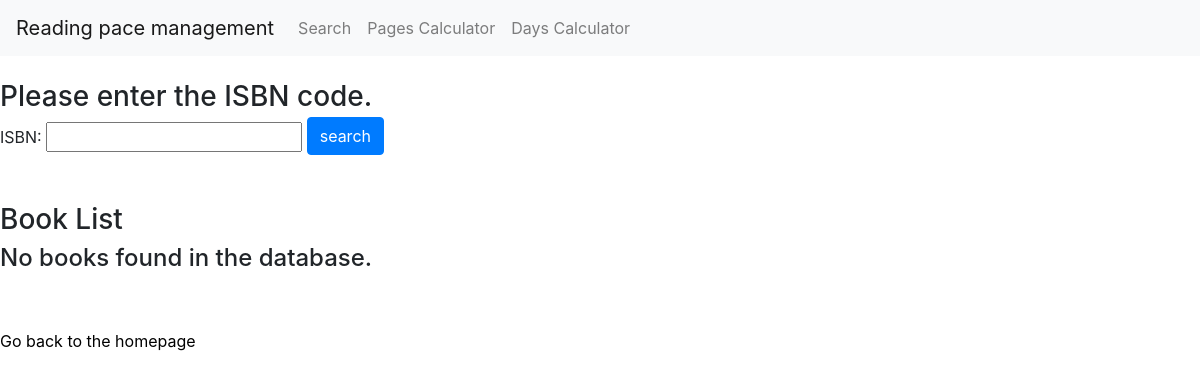
Before: /search with the older database file.
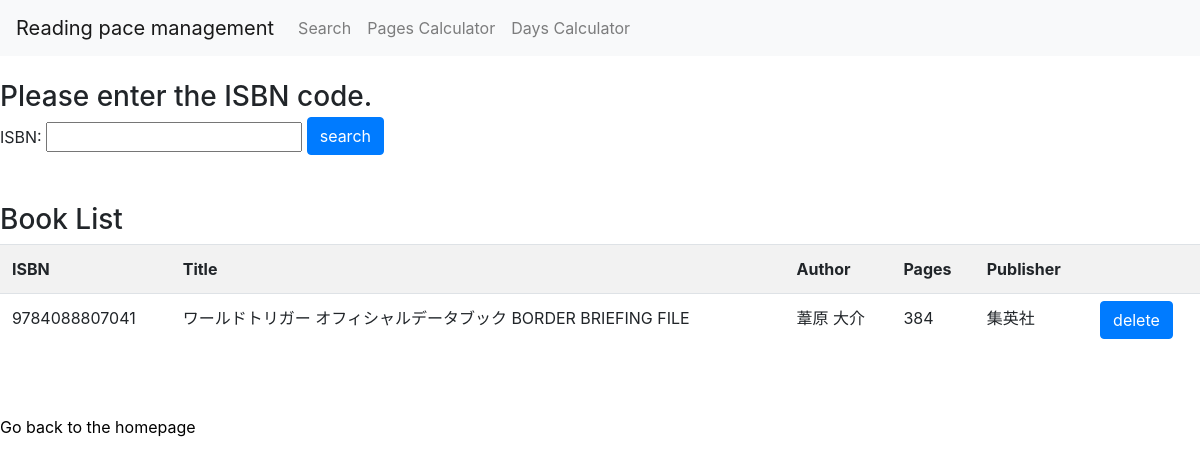
After: the same page with the newer database file.
### tables this page shows
CREATE TABLE 'books' ('isbn' INTEGER,
            title TEXT,
            author TEXT,'pages' INTEGER,
            publisher TEXT
        , PRIMARY KEY ("isbn") );

### app.py (the view, shortened to what this page needs)
@app.route("/search", methods=["GET", "POST"])
def search():
    conn = create_conn()
    c = conn.cursor()
    c.execute("SELECT * FROM books")
    books = c.fetchall()
    c.execute("SELECT sum(pages) FROM books")
    total_pages = c.fetchone()[0]
    if request.method == "GET":
        return render_template("search.html", books=books, total_pages=total_pages)

### app.py (called while the page is built)
def create_conn():
    conn = sqlite3.connect("books.db")
    c = conn.cursor()
    c.execute("CREATE TABLE IF NOT EXISTS books (isbn INTEGER PRIMARY KEY, title TEXT, author TEXT, pages INTEGER, publisher TEXT)")
    return conn

### templates/search.html (shortened to what this page needs)
{% extends "layout.html" %}
{% block content %}
<h3>Please enter the ISBN code.</h3>
<form action="/search" method="post">
  ISBN: <input type="text" name="isbn">
 <button type="submit" class="btn btn-primary">search</button>
</form>
<br><br>
<h3>Book List</h3>
{% if books %}
    <table class="table table-striped">
      <tr>
        <th scope="col">ISBN</th>
        <th scope="col">Title</th>
        <th scope="col">Author</th>
        <th scope="col">Pages</th>
        <th scope="col">Publisher</th>
        <th scope="col"></th>
      </tr>
      {% for book in books %}
        <tr>
          <td>{{ book[0] }}</td>
          <td>{{ book[1] }}</td>
          <td>{{ book[2] }}</td>
          <td>{{ book[3] }}</td>
          <td>{{ book[4] }}</td>
          <td>
            <form action="/delete" method="post">
              <button type="submit" class="btn btn-primary">delete</button>
            </form>
          </td>
        </tr>
      {% endfor %}
    </table>
  {% else %}
    <h4>No books found in the database.</h4>
  {% endif %}
  <br><br>
<a href="/">Go back to the homepage</a>
{% endblock %}

Changed rows visible on the page:
added books: isbn "9784088807041", title "ワールドトリガー オフィシャルデータブック BORDER BRIEFING FILE", author "葦原 大介", pages "384", publisher "集英社"
Other visible differences:
text no longer shown: "No books found in the database."
text now shown: "ISBN Title Author Pages Publisher"
